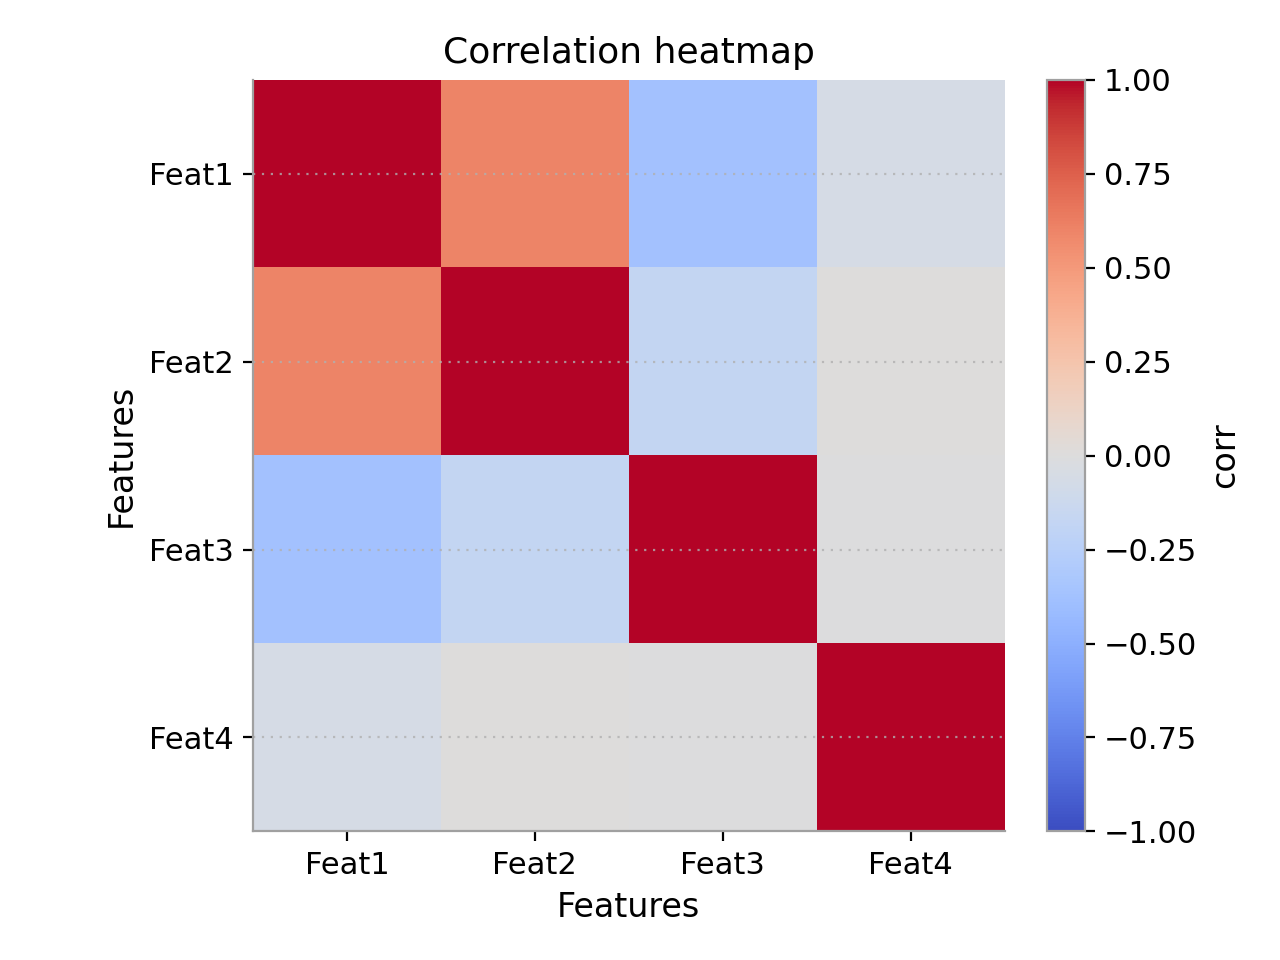

Write the Python code that produced this figure.
"""Correlation heatmap demo."""

import matplotlib.pyplot as plt
import numpy as np

from python_plot_template import apply_template, save_plot, set_labels


def main() -> None:
    rng = np.random.default_rng(21)
    apply_template(palette="muted", font_size=12)

    data = rng.normal(size=(200, 4))
    data[:, 1] += data[:, 0] * 0.5
    data[:, 2] -= data[:, 0] * 0.3
    corr = np.corrcoef(data, rowvar=False)
    labels = ["Feat1", "Feat2", "Feat3", "Feat4"]

    fig, ax = plt.subplots()
    cax = ax.imshow(corr, vmin=-1, vmax=1, cmap="coolwarm")
    ax.set_xticks(range(len(labels)), labels=labels)
    ax.set_yticks(range(len(labels)), labels=labels)
    set_labels("Correlation heatmap", "Features", "Features", ax=ax)
    fig.colorbar(cax, ax=ax, fraction=0.046, pad=0.04, label="corr")

    save_plot("examples/heatmap_corr.png", dpi=200, fig=fig)
    plt.show()


if __name__ == "__main__":
    main()
